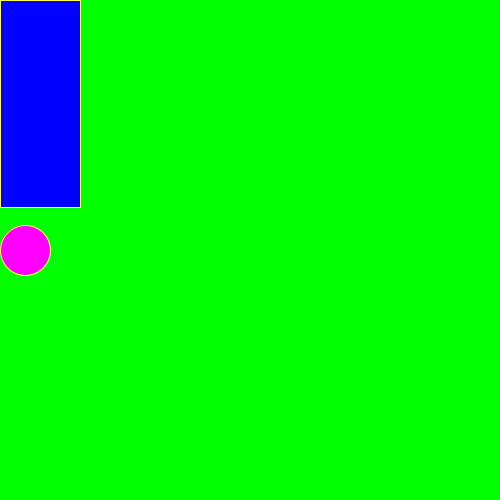
Frame 1 (no input)
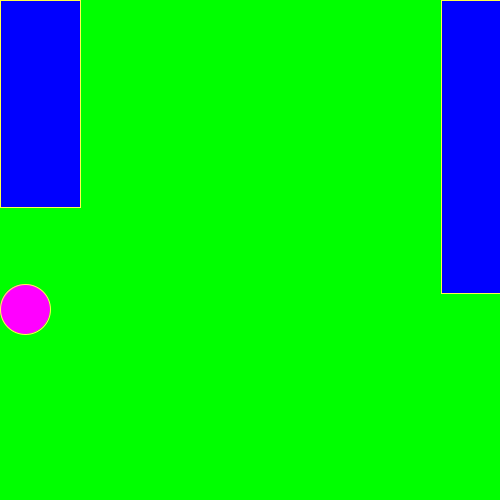
Frame 60 (the mouse pressed at the canvas centre just before this capture)
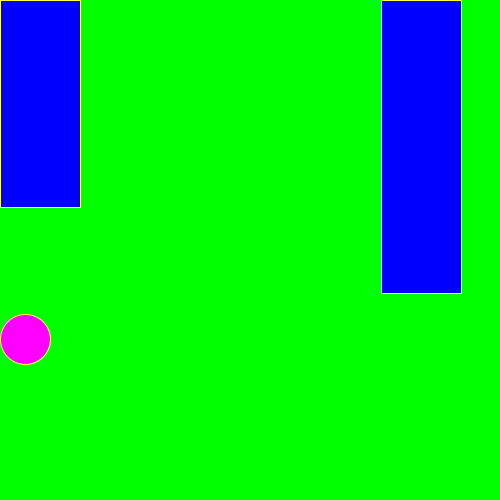
Frame 120 (the mouse held since frame 60 and released just before this capture)

The Processing sketch that drew these frames (run headless with seeded random() and noise(); from frame 60 on, the mouse is pressed at the canvas centre):

// Processing sketch: Flappy
// ── Flappy.pde
int x=25;
int y=250;
int birdYVelocity = 30;
int gravity = 1;
int rectX=500;
int rectY=0;
int rectX2;
int rectY2;
int lowerPipeHeight;
int upperPipeHeight = (int) random(100, 400);
void setup(){
size(500,500);
}
void draw(){
  lowerPipeHeight= 500-upperPipeHeight;
  background(0,255,0);
  fill(255,0,255);
  stroke(255, 255, 74);
  ellipse(x,y,50,50);
    fill(0,0,255);
    rect(rectX, rectY, 80, upperPipeHeight);
    rect(rectX2, rectY2, 80, lowerPipeHeight);
    rectX--;
    y=y+gravity;
    if (rectX<-80){
      rectX=500;
    }
  }
  void mousePressed(){
     y=y-birdYVelocity;

}
